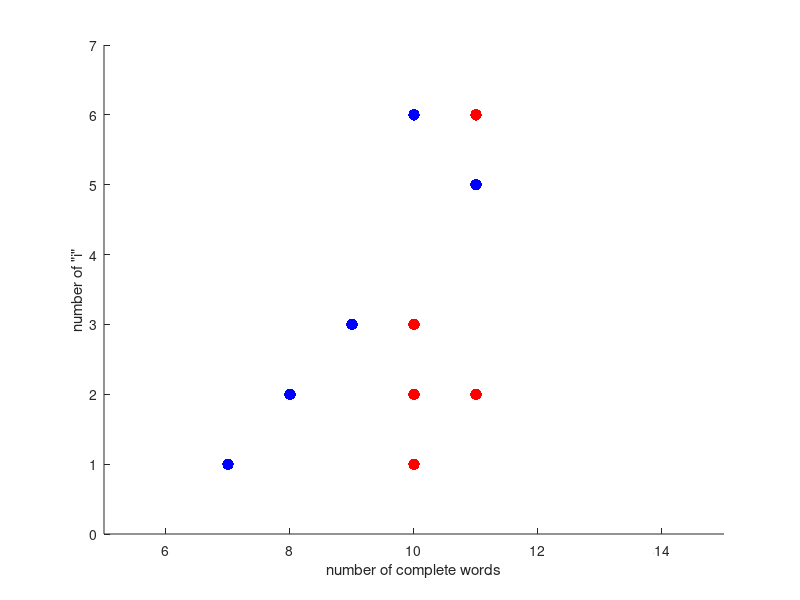

The MATLAB source for this figure: (Note: this script raises an error after producing the figure.)
global C; 
global n; 
global x;
global y; 
global c;

n      = 10;
poems  = {'I cannot live with you, It would be life, And life', ...
          'What happens to a dream deferred? Does it dry up',   ...
          'I wandered lonely as a cloud That floats on high',   ...
          'Oh whence do you come, my dear friend, to me, With', ...
          'Two roads diverged in a yellow wood, And sorry I',   ...
          'Wie rafft ich mich auf in der Nacht, in der Nacht',  ...
          'Im Wasser wogt die Lilie, die blanke, hin und her',  ...
          'Als er Siebzig war und war gebrechlich, drangte es', ...
          'An einem Sommermorgen da nimm den Wanderstab, es',   ...
          'Aktenstose nachts verschlingen, Schwatzen nach der Welt'};

poem_sizes = zeros(n,1);
i_count    = zeros(n,1);
for i = 1:n
    i
    poem_sizes(i) = size(cell2mat(strfind(poems(i),' ')),2) + 1;
    i_count(i)    = size(cell2mat(strfind(poems(i),'i')),2) + ...
                    size(cell2mat(strfind(poems(i),'I')),2);
end

x = poem_sizes;
y = i_count;
c = [-1, -1, -1, -1, -1,  1,  1, 1, 1, 1];

hold on
plot(x(1:5), y(1:5),  '.r', 'Markersize', 25)
plot(x(6:10),y(6:10), '.b', 'Markersize', 25)
xlim([5, 15]);
ylim([0, 7]);
ylabel('number of "i"');
xlabel('number of complete words');

z_0= [1; 0; 0];
C  = 1;

z=fminunc(@F,z_0);
w=[z(1); z(2)];
b=z(3);
xx(1)=20;
yy(1)=(-b-xx(1)*w(1))/w(2);
xx(2)=0;
yy(2)=(-b-xx(2)*w(1))/w(2);

plot(xx,yy,'-g','Linewidth',1);
plot(7,3,'.m', 'Markersize', 25);
title('Categorizing German vs. English Poems')
hold off;